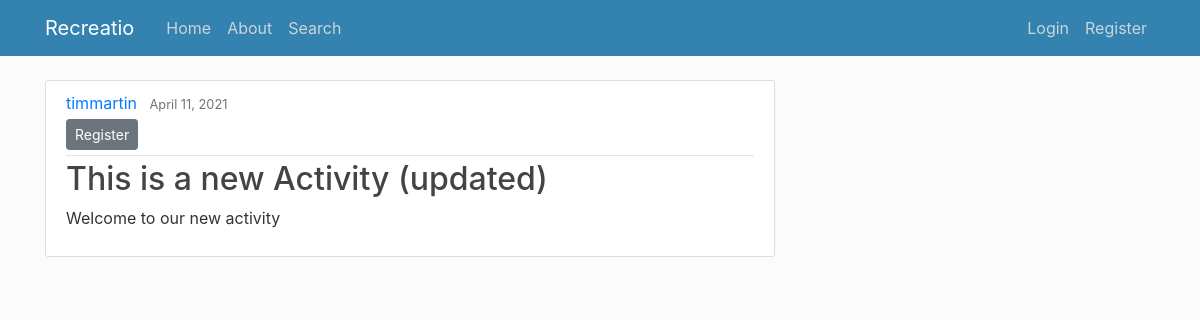
The page /activity/12/ on the database its author committed.
### users/models.py (models this page shows, shortened)
class Activities(models.Model):
    start_date = models.DateField(verbose_name="Start Date (YYYY-MM-DD)")
    end_date = models.DateField(verbose_name="End Date (YYYY-MM-DD)")
    age_group_young = models.IntegerField(default = 0, verbose_name="Youngest Age") #flag year of birth
    age_group_old = models.IntegerField(default = 20, verbose_name="Oldest Age") #flag year of birth
    reg_start = models.DateField(verbose_name="Registration Start Date (YYYY-MM-DD)")  #set up when registration is open
    reg_end = models.DateField(verbose_name="Registration End Date (YYYY-MM-DD)")   #set up when registration is closed
    max_size = models.IntegerField(default = 0, verbose_name="Registration Maximum")    #set up the size of a class
    description = models.CharField(max_length=300)
    organization = models.ForeignKey(Organization, on_delete=models.CASCADE)
    title = models.CharField(max_length = 100)
    date_posted = models.DateTimeField(default=timezone.now)
    author = models.ForeignKey(User, on_delete=models.CASCADE)

### users/views.py (the view)
# urls.py: path('activity/<int:pk>/', ActivityDetailView.as_view(), name='activity-detail'),
class ActivityDetailView(DetailView):
    model = Activities

### users/templates/users/activities_detail.html (shortened to what this page needs)
{% extends "web/base.html" %}
{% block content %}
  <body>
    <article class="media content-section">
    <div class="media-body">
        <div class="article-metadata">
        <a class="mr-2" href="#">{{ object.author }}</a>
        <small class="text-muted">{{ object.date_posted|date:"F d, Y"}}</small>
        {% if object.author != user %}
        <div>
          <a class= "btn btn-secondary btn-sm mt-1 mb-1" href = "{% url 'profile' %}">Register</a>
        </div>
        {% endif %}
        </div>
        <h2 class="article-title">{{ object.title }}</h2>
        <p class="article-content">{{ object.description }}</p>
    </div>
    </article>
    </body>
{% endblock content %}

### web/static/web/main.css (style rules this page uses)
body { background: #fafafac0; color: #333333; margin-top: 5rem; }
h1, h2, h3, h4, h5, h6 { color: #444444; }
.content-section { background: #ffffff; padding: 10px 20px; border: 1px solid #dddddd; border-radius: 3px; margin-bottom: 20px; }
.article-title { color: #444444; }
.article-content { white-space: pre-line; }
.article-metadata { padding-bottom: 1px; margin-bottom: 4px; border-bottom: 1px solid #e3e3e3 }

### rows shown on the page
Activities: author "timmartin", date_posted "April 11, 2021", title "This is a new Activity (updated)", description "Welcome to our new activity"
